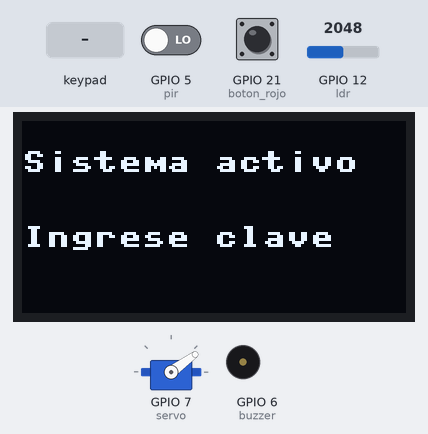
Bench run of a program on a simulated ESP32 board running MicroPython. Shown: 128×64 one-colour display, servo, buzzer (waves = sounding). The test bench sets the inputs (shaded band); at power-on: GPIO 5 (pir) LOW, GPIO 12 (ldr) = 2048, GPIO 21 (boton_rojo) HIGH (analog values on the 0–4095 scale). Random numbers come from a fixed seed; servo angles are drawn from the pulse width (0.5 ms = 0°, 2.5 ms = 180°); what the program prints to the serial console is not drawn.

Above: at 1.3 s.
1.4 s: GPIO 5 (pir) driven HIGH
At 2.1 s:
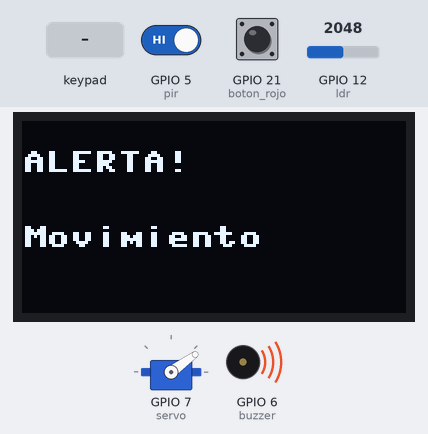
2.9 s: keypad keys 1 2 # pressed 0.4 s apart
At 5.1 s:
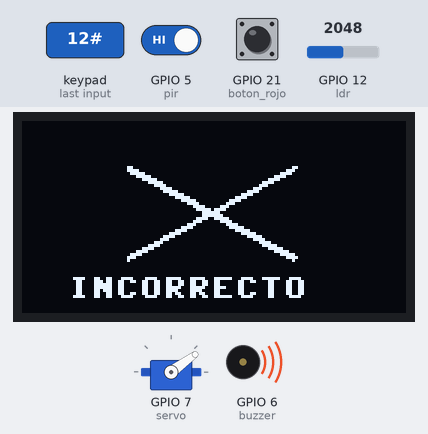
7.1 s: key '*' pressed
At 9.1 s:
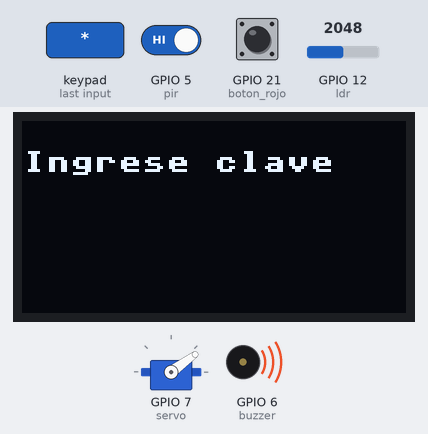
9.9 s: keypad keys 1 2 D pressed 0.4 s apart
At 11.4 s:
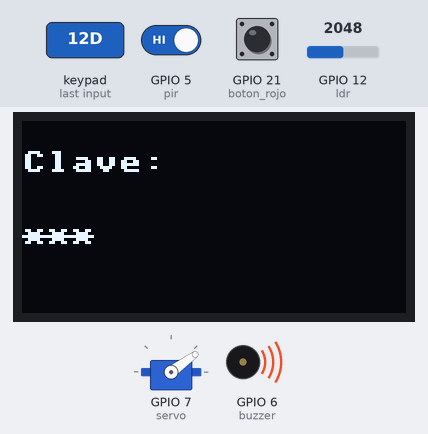
12.6 s: key '1' pressed
At 14.0 s:
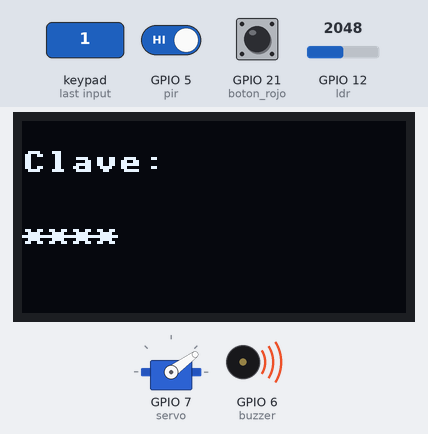
14.4 s: keypad keys 2 5 A pressed 0.4 s apart
At 16.0 s:
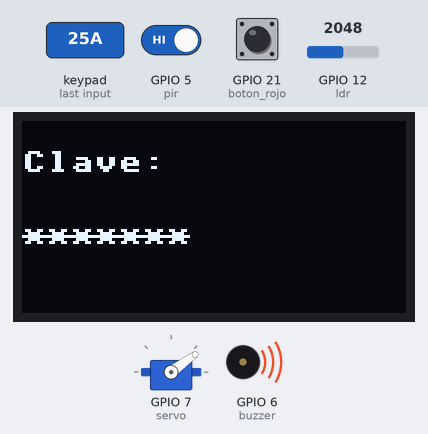
Timing chart, 0 to 18.1 s (numbered marks = the images above; inputs shaded):
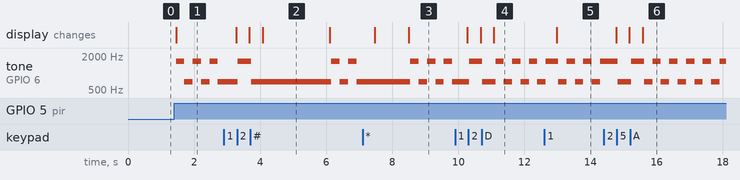

Measured:
- after the input at 1.4 s, tone on GPIO 6 (buzzer): alternates 1600 Hz for 0.25 s and 700 Hz for 0.25 s, starting after 0.05 s; the display: changes after 0.05 s (image 1)
- after the input at 2.9 s, the display: first changes after 0.37 s (image 2 shows a later state)
- after the input at 7.1 s, the display: first changes after 0.37 s (image 3 shows a later state)
- after the input at 9.9 s, the display: first changes after 0.37 s (image 4 shows a later state)
- after the input at 12.6 s, the display: changes after 0.37 s (image 5)
- after the input at 14.4 s, the display: first changes after 0.38 s (image 6 shows a later state)
- what the display in image 2 shows lasts 2.0 s, from 4.1 s to 6.1 s

The program:

Buzzer.py
```python
from machine import Pin, PWM, I2C, ADC
from ssd1306 import SSD1306_I2C
import utime
import urandom

# ===============================
# CONFIGURACIÓN DEL OLED
# ===============================
i2c = I2C(0, scl=Pin(13), sda=Pin(14))
devices = i2c.scan()
if len(devices) == 0:
    print("ERROR: No se encontró ninguna pantalla OLED")
else:
    print("Pantalla detectada en:", hex(devices[0]))

oled = SSD1306_I2C(128, 64, i2c, addr=devices[0])

def mostrar(linea1="", linea2=""):
    oled.fill(0)
    oled.text(linea1, 0, 10)
    oled.text(linea2, 0, 35)
    oled.show()

def pantalla_apagada():
    """Apaga la pantalla (negro total)"""
    oled.fill(0)
    oled.show()

def dibujar_linea(x0, y0, x1, y1):
    """Dibuja una línea gruesa usando píxeles"""
    dx = abs(x1 - x0)
    dy = abs(y1 - y0)
    sx = 1 if x0 < x1 else -1
    sy = 1 if y0 < y1 else -1
    err = dx - dy

    while True:
        oled.pixel(x0, y0, 1)
        oled.pixel(x0 + 1, y0, 1)
        oled.pixel(x0, y0 + 1, 1)

        if x0 == x1 and y0 == y1:
            break

        e2 = 2 * err
        if e2 > -dy:
            err -= dy
            x0 += sx
        if e2 < dx:
            err += dx
            y0 += sy

def mostrar_chulo():
    """Muestra un chulo grande (✓)"""
    oled.fill(0)
    dibujar_linea(40, 30, 52, 45)
    dibujar_linea(52, 45, 85, 15)
    oled.text("CORRECTO", 25, 52)
    oled.show()

def mostrar_x():
    """Muestra una X grande"""
    oled.fill(0)
    dibujar_linea(35, 15, 90, 45)
    dibujar_linea(90, 15, 35, 45)
    oled.text("INCORRECTO", 15, 52)
    oled.show()

def mostrar_advertencia():
    """Muestra advertencia de puerta abierta"""
    oled.fill(0)
    oled.text("CIERRE LA", 25, 15)
    oled.text("PUERTA", 30, 30)
    oled.text("PRIMERO!", 25, 45)
    oled.show()

# ===============================
# CONFIGURACIÓN DEL TECLADO
# ===============================
row_gpios = [36, 35, 0, 45]
row_pins = [Pin(g, Pin.OUT) for g in row_gpios]

col_gpios = [40, 39, 38, 37]
col_pins = [Pin(g, Pin.IN, Pin.PULL_DOWN) for g in col_gpios]

keys = [
    ["1", "4", "7", "*"],
    ["2", "5", "8", "0"],
    ["3", "6", "9", "#"],
    ["A", "B", "C", "D"]
]

# ===============================
# CONFIGURACIÓN DEL BOTÓN ROJO
# ===============================
boton_rojo = Pin(21, Pin.IN, Pin.PULL_UP)

# ===============================
# CONFIGURACIÓN DEL SENSOR PIR
# ===============================
pir = Pin(5, Pin.IN)   # PIR en GPIO 5
alarma_activa = False

# ===============================
# CONFIGURACIÓN DEL BUZZER (ALARMA)
# ===============================
buzzer = PWM(Pin(6))         # Cambia el pin si usas otro
buzzer.freq(1600)
buzzer.duty(0)               # Silenciado por defecto

# Frecuencias y tiempos de la alarma
ALARMA_BUZZ_FREQ_HIGH = 1600
ALARMA_BUZZ_FREQ_LOW  = 700
ALARMA_BUZZ_MS = 250         # Duración de cada tono (ms)

# Estados internos del buzzer
buzzer_on = False
_buzzer_last_toggle = utime.ticks_ms()
_buzzer_state = 0  # 0 = HIGH, 1 = LOW

def iniciar_alarma_buzzer():
    global buzzer_on, _buzzer_state, _buzzer_last_toggle
    buzzer.duty(600)  # volumen (ajusta si es necesario)
    buzzer.freq(ALARMA_BUZZ_FREQ_HIGH)
    buzzer_on = True
    _buzzer_state = 0
    _buzzer_last_toggle = utime.ticks_ms()

def detener_alarma_buzzer():
    global buzzer_on
    buzzer.duty(0)
    buzzer_on = False

def actualizar_alarma_buzzer():
    """Alterna la frecuencia cada ALARMA_BUZZ_MS sin bloquear."""
    global _buzzer_state, _buzzer_last_toggle
    if not buzzer_on:
        return
    ahora = utime.ticks_ms()
    if utime.ticks_diff(ahora, _buzzer_last_toggle) >= ALARMA_BUZZ_MS:
        _buzzer_state = 1 - _buzzer_state
        buzzer.freq(ALARMA_BUZZ_FREQ_HIGH if _buzzer_state == 0 else ALARMA_BUZZ_FREQ_LOW)
        _buzzer_last_toggle = ahora

# ===============================
# CONFIGURACIÓN DEL SENSOR LDR
# ===============================
ldr = ADC(Pin(12))
ldr.atten(ADC.ATTN_11DB)

# Umbral de luz (ajusta según tu sensor)
UMBRAL_LUZ = 700

def leer_luz():
    """Lee el valor del sensor LDR"""
    return ldr.read()

def puerta_fisica_cerrada():
    """Verifica si la puerta física está cerrada (poca luz)"""
    nivel_luz = leer_luz()
    # Retorna True si hay POCA LUZ (puerta cerrada)
    return nivel_luz > UMBRAL_LUZ

# ===============================
# CONFIGURACIÓN DEL SERVO
# ===============================
servo = PWM(Pin(7))
servo.freq(50)

def mover_servo(grados):
    min_duty = 20
    max_duty = 120
    duty = int(min_duty + (grados / 180) * (max_duty - min_duty))
    servo.duty(duty)

# ===============================
# GENERAR CÓDIGO ALEATORIO
# ===============================
def generar_codigo():
    codigo = ""
    for _ in range(4):
        codigo += str(urandom.getrandbits(4) % 10)
    print("Codigo generado:", codigo)
    mostrar("Nuevo codigo", "Ingrese clave")
    return codigo

codigo_correcto = generar_codigo()
codigo_ingresado = ""
cerradura_abierta = False

# ===============================
# FUNCIONES DEL SISTEMA
# ===============================
def abrir_cerradura():
    global cerradura_abierta
    print("Codigo correcto - Abriendo cerradura...")
    mostrar_chulo()
    utime.sleep(1.5)

    pantalla_apagada()

    mover_servo(140)
    cerradura_abierta = True

    print("Cerradura abierta. Cierre la puerta y presione boton.")

def cerrar_cerradura():
    global cerradura_abierta
    print("Cerrando cerradura...")
    mover_servo(47)
    cerradura_abierta = False
    utime.sleep(0.5)

    pantalla_apagada()
    utime.sleep(1)

    global codigo_correcto
    codigo_correcto = generar_codigo()

    print("Cerradura cerrada.")

def verificar_boton():
    """Verifica si se presionó el botón rojo - SOLO funciona si puerta está CERRADA"""
    global cerradura_abierta

    # Solo procesar si el botón está presionado Y la cerradura está abierta
    if boton_rojo.value() == 0 and cerradura_abierta:
        nivel_luz_actual = leer_luz()

        # Determinar estado de la puerta
        if nivel_luz_actual < UMBRAL_LUZ:
            estado = "ABIERTA (MUCHA LUZ)"
        else:
            estado = "CERRADA (POCA LUZ)"

        print("\n[BOTON] Presionado | Luz: {} | Umbral: {} | Puerta: {}".format(
            nivel_luz_actual, UMBRAL_LUZ, estado
        ))

        # SOLO cerrar si la puerta está físicamente CERRADA
        if puerta_fisica_cerrada():
            cerrar_cerradura()
        else:
            mostrar_advertencia()
            utime.sleep(2)
            pantalla_apagada()

        # Esperar a que suelte el botón
        while boton_rojo.value() == 0:
            utime.sleep_ms(10)
        utime.sleep_ms(200)

def verificar_pir():
    global alarma_activa

    movimiento = pir.value()
    luz = leer_luz()
    puerta_cerrada = luz > UMBRAL_LUZ

    # 🚫 Si la cerradura está abierta, NO activar alarma
    if cerradura_abierta:
        if alarma_activa:
            alarma_activa = False
            pantalla_apagada()
            detener_alarma_buzzer()   # Asegurarse que el buzzer pare
        return

    # ===============================
    #   ACTIVAR ALARMA
    # ===============================
    if movimiento == 1 and puerta_cerrada:
        if not alarma_activa:
            alarma_activa = True
            print("\n[ALERTA] Movimiento detectado con puerta cerrada!")
            mostrar("ALERTA!", "Movimiento")
            iniciar_alarma_buzzer()  # Inicia el sonido de alarma
    else:
        # ===============================
        #   DESACTIVAR ALARMA
        # ===============================
        if alarma_activa:
            alarma_activa = False
            print("[OK] Sin movimiento.")
            detener_alarma_buzzer()  # Detiene sonido cuando se apaga la alarma

            # 🟦 Mostrar pantalla normal si la cerradura sigue cerrada
            if not cerradura_abierta:
                mostrar("Sistema activo", "Ingrese clave")
            else:
                pantalla_apagada()


def leer_tecla():
    for r in range(4):
        row_pins[r].value(1)
        for c in range(4):
            if col_pins[c].value() == 1:
                tecla = keys[r][c]
                while col_pins[c].value() == 1:
                    pass
                utime.sleep_ms(200)
                row_pins[r].value(0)
                return tecla
        row_pins[r].value(0)
    return None

# ===============================
# INICIO DEL SISTEMA
# ===============================
mover_servo(47)
mostrar("Sistema activo", "Ingrese clave")
print("\n=== SISTEMA DE CERRADURA INTELIGENTE ===")
print("Umbral LDR: {}".format(UMBRAL_LUZ))
print("Valores < {} = Puerta ABIERTA (NO puede bloquearse)".format(UMBRAL_LUZ))
print("Valores > {} = Puerta CERRADA (puede bloquearse)".format(UMBRAL_LUZ))
print("\nSistema activo. Ingrese clave:\n")

# ===============================
# LOOP PRINCIPAL
# ===============================
mover_servo(47)
mostrar("Sistema activo", "Ingrese clave")
print("\n=== SISTEMA DE CERRADURA INTELIGENTE ===")
print("Umbral LDR: {}".format(UMBRAL_LUZ))
print("Valores < {} = Puerta ABIERTA (NO puede bloquearse)".format(UMBRAL_LUZ))
print("Valores > {} = Puerta CERRADA (puede bloquearse)".format(UMBRAL_LUZ))
print("\nSistema activo. Ingrese clave:\n")

try:
    while True:

        # Verificar botón rojo
        verificar_boton()

        # Verificar alarma PIR
        verificar_pir()

        # Actualiza sonido del buzzer (no bloqueante)
        actualizar_alarma_buzzer()

        # Solo leer teclado si la cerradura está cerrada
        if not cerradura_abierta:
            tecla = leer_tecla()

            if tecla:
                if tecla == "#":
                    if codigo_ingresado == codigo_correcto:
                        abrir_cerradura()
                    else:
                        print("Codigo incorrecto:", codigo_ingresado)
                        mostrar_x()
                        utime.sleep(2)
                        codigo_correcto = generar_codigo()
                    codigo_ingresado = ""

                elif tecla == "*":
                    codigo_ingresado = ""
                    print("Codigo borrado")
                    mostrar("Codigo borrado", "")
                    utime.sleep(1)
                    mostrar("Ingrese clave", "")

                else:
                    codigo_ingresado += tecla
                    oculto = "*" * len(codigo_ingresado)
                    print("Digitado:", oculto)
                    mostrar("Clave:", oculto)

        utime.sleep_ms(50)

except KeyboardInterrupt:
    print("Interrumpido por teclado - apagando buzzer y cerrando")
    detener_alarma_buzzer()
```
